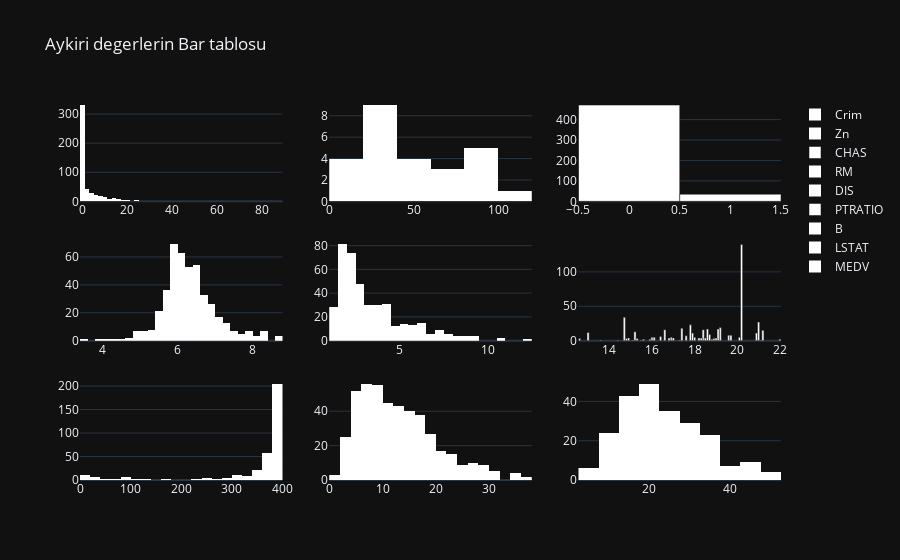

Source (notebook cell):
### Code cell
fig=make_subplots(rows=3,cols=3)

fig.add_trace(go.Histogram(x=CRIM.index,y=CRIM.values , name= "Crim", marker_color="white"),row=1,col=1)
fig.add_trace(go.Histogram(x=ZN.index,y=ZN.values, name= "Zn", marker_color="white"),row=1,col=2)
fig.add_trace(go.Bar(x=CHAS.index,y=CHAS.values , name= "CHAS", marker_color="white"),row=1,col=3)
fig.add_trace(go.Histogram(x=RM.index,y=RM.values , name= "RM", marker_color="white"),row=2,col=1)
fig.add_trace(go.Histogram(x=DIS.index,y=DIS.values , name= "DIS", marker_color="white"),row=2,col=2)
fig.add_trace(go.Bar(x=PTRATIO.index,y=PTRATIO.values, name= "PTRATIO", marker_color="white"),row=2,col=3)
fig.add_trace(go.Histogram(x=B.index,y=B.values , name= "B", marker_color="white"),row=3,col=1)
fig.add_trace(go.Histogram(x=LSTAT.index,y=LSTAT.values, name= "LSTAT", marker_color="white"),row=3,col=2)
fig.add_trace(go.Histogram(x=MEDV.index,y=MEDV.values , name= "MEDV", marker_color="white"),row=3,col=3)

fig.update_layout(
    title="Aykiri degerlerin Bar tablosu ",
    template="plotly_dark"
)
fig.show()

### Figure 1 — Plotly figure (JSON) as saved in the notebook; plotly's stock layout.template omitted (floating-point values rounded to 4 significant figures; data arrays with more than 128 entries replaced by an {"elided": "..."} marker saying what was removed)
{"data": [{"marker": {"color": "white"}, "name": "Crim", "type": "histogram", "x": {"elided": "504 float values"}, "xaxis": "x", "y": {"elided": "504 int values"}, "yaxis": "y"}, {"marker": {"color": "white"}, "name": "Zn", "type": "histogram", "x": [0, 20, 80, 22, 12.5, 25, 40, 45, 30, 90, 95, 60, 21, 33, 55, 70, 34, 52.5, 35, 28, 75, 82.5, 85, 17.5, 100, 18], "xaxis": "x2", "y": [372, 21, 15, 10, 10, 10, 7, 6, 6, 5, 4, 4, 4, 4, 3, 3, 3, 3, 3, 3, 3, 2, 2, 1, 1, 1], "yaxis": "y2"}, {"marker": {"color": "white"}, "name": "CHAS", "type": "bar", "x": [0, 1], "xaxis": "x3", "y": [471, 35], "yaxis": "y3"}, {"marker": {"color": "white"}, "name": "RM", "type": "histogram", "x": {"elided": "446 float values"}, "xaxis": "x4", "y": {"elided": "446 int values"}, "yaxis": "y4"}, {"marker": {"color": "white"}, "name": "DIS", "type": "histogram", "x": {"elided": "412 float values"}, "xaxis": "x5", "y": {"elided": "412 int values"}, "yaxis": "y5"}, {"marker": {"color": "white"}, "name": "PTRATIO", "type": "bar", "x": [20.2, 14.7, 21, 17.8, 19.2, 17.4, 18.6, 19.1, 18.4, 16.6, 21.2, 15.2, 13, 17.9, 20.9, 18.7, 19.6, 19.7, 17.6, 16.4, 16.9, 16, 20.1, 18, 16.1, 19, 18.3, 16.8, 18.2, 14.9, 18.5, 17, 18.9, 12.6, 14.8, 15.3, 15.9, 15.6, 18.8, 22, 13.6, 15.1, 17.3, 21.1, 14.4, 15.5], "xaxis": "x6", "y": [140, 34, 27, 23, 19, 18, 17, 17, 16, 16, 15, 13, 12, 11, 11, 9, 8, 8, 7, 6, 5, 5, 5, 5, 5, 4, 4, 4, 4, 4, 4, 4, 3, 3, 3, 3, 2, 2, 2, 2, 1, 1, 1, 1, 1, 1], "yaxis": "y6"}, {"marker": {"color": "white"}, "name": "B", "type": "histogram", "x": {"elided": "357 float values"}, "xaxis": "x7", "y": {"elided": "357 int values"}, "yaxis": "y7"}, {"marker": {"color": "white"}, "name": "LSTAT", "type": "histogram", "x": {"elided": "455 float values"}, "xaxis": "x8", "y": {"elided": "455 int values"}, "yaxis": "y8"}, {"marker": {"color": "white"}, "name": "MEDV", "type": "histogram", "x": {"elided": "229 float values"}, "xaxis": "x9", "y": {"elided": "229 int values"}, "yaxis": "y9"}], "layout": {"title": {"text": "Aykiri degerlerin Bar tablosu "}, "xaxis": {"anchor": "y", "domain": [0, 0.2889]}, "xaxis2": {"anchor": "y2", "domain": [0.3556, 0.6444]}, "xaxis3": {"anchor": "y3", "domain": [0.7111, 1]}, "xaxis4": {"anchor": "y4", "domain": [0, 0.2889]}, "xaxis5": {"anchor": "y5", "domain": [0.3556, 0.6444]}, "xaxis6": {"anchor": "y6", "domain": [0.7111, 1]}, "xaxis7": {"anchor": "y7", "domain": [0, 0.2889]}, "xaxis8": {"anchor": "y8", "domain": [0.3556, 0.6444]}, "xaxis9": {"anchor": "y9", "domain": [0.7111, 1]}, "yaxis": {"anchor": "x", "domain": [0.7333, 1]}, "yaxis2": {"anchor": "x2", "domain": [0.7333, 1]}, "yaxis3": {"anchor": "x3", "domain": [0.7333, 1]}, "yaxis4": {"anchor": "x4", "domain": [0.3667, 0.6333]}, "yaxis5": {"anchor": "x5", "domain": [0.3667, 0.6333]}, "yaxis6": {"anchor": "x6", "domain": [0.3667, 0.6333]}, "yaxis7": {"anchor": "x7", "domain": [0, 0.2667]}, "yaxis8": {"anchor": "x8", "domain": [0, 0.2667]}, "yaxis9": {"anchor": "x9", "domain": [0, 0.2667]}}}
